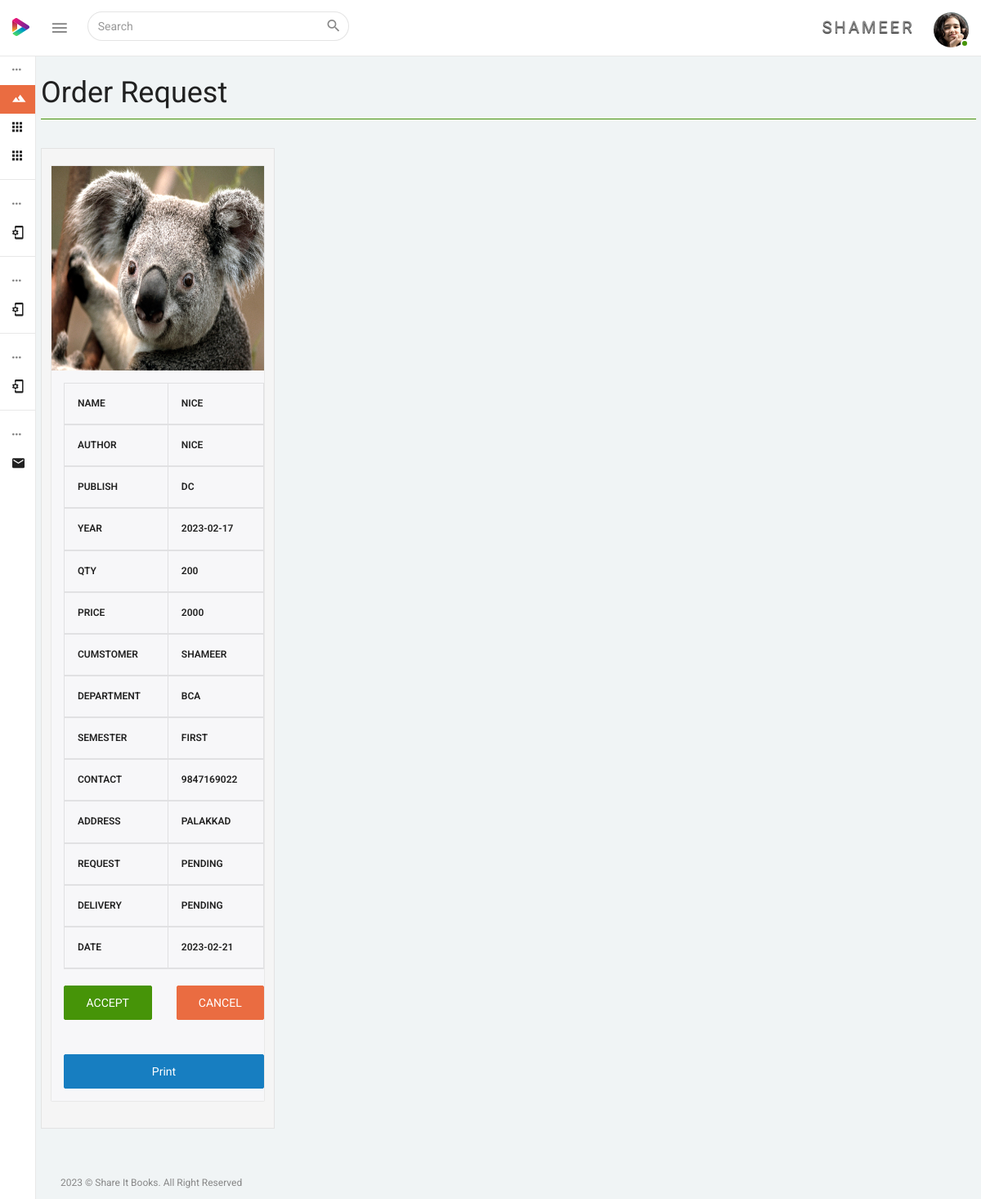
/user/order_books.php (signed in), run on the app's committed database.
### tables this page shows
CREATE TABLE IF NOT EXISTS `users` (
  `id` bigint(21) NOT NULL AUTO_INCREMENT,
  `user_id` varchar(255) DEFAULT NULL,
  `user_type` varchar(255) NOT NULL,
  `fname` varchar(255) DEFAULT NULL,
  `lname` varchar(255) DEFAULT NULL,
  `phone` varchar(15) DEFAULT NULL,
  `semail` text,
  `password` text,
  `status` tinyint(1) DEFAULT '1',
  `photo` text,
  `addrs` text NOT NULL,
  `age` varchar(200) NOT NULL,
  `sex` varchar(200) NOT NULL,
  `dprtmnt` varchar(200) NOT NULL,
  `semester` varchar(200) NOT NULL,
  PRIMARY KEY (`id`)
);

CREATE TABLE IF NOT EXISTS `booking_books` (
  `prbk_id` int(11) NOT NULL AUTO_INCREMENT,
  `ULog_Id` varchar(200) NOT NULL,
  `SLog_Id` varchar(200) NOT NULL,
  `sname` varchar(200) NOT NULL,
  `sdprmnt` varchar(200) NOT NULL,
  `ssemester` varchar(200) NOT NULL,
  `scntno` varchar(200) NOT NULL,
  `saddrs` text NOT NULL,
  `semail` varchar(200) NOT NULL,
  `cname` varchar(200) NOT NULL,
  `cphone` varchar(200) NOT NULL,
  `caddrs` text NOT NULL,
  `csex` varchar(200) NOT NULL,
  `cdprmnt` varchar(200) NOT NULL,
  `csemester` varchar(200) NOT NULL,
  `product_name` varchar(200) NOT NULL,
  `qty` double NOT NULL,
  `price` double NOT NULL,
  `photo_1` text NOT NULL,
  `sstatus` varchar(200) NOT NULL,
  `dstats` varchar(200) NOT NULL,
  `date` date NOT NULL,
  `porder` varchar(200) NOT NULL,
  `pblsh` varchar(200) NOT NULL,
  `pyr` varchar(200) NOT NULL,
  `product_sub` varchar(200) NOT NULL,
  PRIMARY KEY (`prbk_id`)
);

### user/order_books.php (the view, shortened to what this page needs)
<?php
	include('../connect/db.php');
?>
<!DOCTYPE html>
<html lang="en">
<head>
	<?php include("include\css.php");?>
</head>
<body>
    <div class="wrapper theme-1-active pimary-color-red">
			<?php include("include\menu.php");?>
			<?php include("include\leftmenu.php");?>
		<div class="page-wrapper">
            <div class="container-fluid pt-25">
				<div class="row">
				<h2>Order Request</h2>
					<hr>
       			<?php
                        $result = $db->prepare("select * from booking_books where SLog_Id='$user_id' and sstatus='Pending'");
                        $result->execute();
                        for($i=0; $rows = $result->fetch(); $i++)
                        {
						?>
                    <div class="col-lg-3 col-md-4 col-sm-4 col-xs-6 well">
						<div class="panel panel-default card-view pa-0">
							<div class="panel-wrapper collapse in">
								<div class="panel-body pa-0">
									<article class="col-item">
										<div class="photo">
											<a href="javascript:void(0);"> <img src="../photos/<?php echo $rows['photo_1'] ?>" class="img-responsive" style="width:400px; height:250px;" /> </a>
										</div>
										<div class="info">
											<table class="table table-bordered">
                                            	<thead>
                                                	<tr>
                                                    	<th>
                                                        	NAME
                                                        </th>
                                                        <th>
                                                        	<?php echo $rows['product_name'];?>
                                                        </th>
                                                    </tr>
                                                    <tr>
                                                    	<th>
                                                        	AUTHOR
                                                        </th>
                                                        <th>
                                                        	<?php echo $rows['product_sub'];?>
                                                        </th>
                                                    </tr>
                                                    <tr>
                                                    	<th>
                                                        	PUBLISH
                                                        </th>
                                                        <th>
                                                        	<?php echo $rows['pblsh'];?>
                                                        </th>
                                                    </tr>
                                                    <tr>
                                                    	<th>
                                                        	YEAR
                                                        </th>
                                                        <th>
                                                        	<?php echo $rows['pyr'];?>
                                                        </th>
                                                    </tr>
                                                    <tr>
                                                    	<th>
                                                        	QTY
                                                        </th>
                                                        <th>
                                                        	<?php echo $rows['qty'];?>
                                                        </th>
                                                    </tr>
                                                     <tr>
                                                    	<th>
                                                        	PRICE
                                                        </th>
                                                        <th>
                                                        	<?php echo $rows['price'];?>
                                                        </th>
                                                    </tr>
                                                     <tr>
                                                    	<th>
                                                        	CUMSTOMER
                                                        </th>
                                                        <th>
                                                        	<?php echo $rows['cname'];?>
                                                        </th>
                                                    </tr>
                                                    <tr>
                                                    	<th>
                                                        	DEPARTMENT
                                                        </th>
                                                        <th>
                                                        	<?php echo $rows['cdprmnt'];?>
                                                        </th>
                                                    </tr>
                                                    <tr>
                                                    	<th>
                                                        	SEMESTER
                                                        </th>
                                                        <th>
                                                        	<?php echo $rows['csemester'];?>
                                                        </th>
                                                    </tr>
                                                     <tr>
                                                    	<th>
                                                        	CONTACT
                                                        </th>
                                                        <th>
                                                        	<?php echo $rows['cphone'];?>
                                                        </th>
                                                    </tr>
                                                     <tr>
                                                    	<th>
                                                        	ADDRESS
                                                        </th>
                                                        <th>
                                                        	<?php echo $rows['caddrs'];?>
                                                        </th>
                                                    </tr>
                                                      <tr>
                                                    	<th>
                                                        	REQUEST
                                                        </th>
                                                        <th>
                                                        	<?php echo $rows['sstatus'];?>
                                                        </th>
                                                    </tr>
                                                      <tr>
                                                    	<th>
                                                        	DELIVERY
                                                        </th>
                                                        <th>
                                                        	<?php echo $rows['dstats'];?>
                                                        </th>
                                                    </tr>
                                                      <tr>
                                                    	<th>
                                                        	DATE
                                                        </th>
                                                        <th>
                                                        	<?php echo $rows['date'];?>
                                                        </th>
                                                    </tr>
                                                </thead>
                                            </table>
                                            <div class="row">
                                            	<div class="col-lg-6">
                                                	<a href="actions/request_prdct_accept.php?prbk_id=<?php echo $rows['prbk_id'];?>" class="btn btn-block btn-success">ACCEPT</a>
                                                </div>
                                                <div class="col-lg-6">
												<a href="actions/request_prdct_cancel.php?prbk_id=<?php echo $rows['prbk_id'];?>" class="btn btn-block btn-danger">CANCEL</a>
                                                </div>
                                            </div>
											<br><br>
											<input type="submit" class="btn btn-block btn-primary" value="Print" onclick="window.print();">
										</div>
									</article>
								</div>
							</div>
						</div>
					</div>
						<?php }?>
				</div>
			</div>
			<footer class="footer container-fluid pl-30 pr-30">
				<div class="row">
					<div class="col-sm-12">
						<p>2023 &copy; Share It Books. All Right Reserved</p>
					</div>
				</div>
			</footer>
		</div>
    </div>
</body>
</html>

### user/include/menu.php (shortened to what this page needs)
<?php
	$user_id=$_SESSION['SESS_CUSTOMER_ID'];
	$qry_user = $db->prepare("SELECT * FROM users WHERE user_id = '$user_id'");
	$qry_user->execute();
	$rows_user = $qry_user->fetch();
	$fname = $rows_user['fname'];
	$photo = $rows_user['photo'];
	?>
<nav class="navbar navbar-inverse navbar-fixed-top">
    <div class="mobile-only-brand pull-left">
        <div class="nav-header pull-left">
            <div class="logo-wrap">
                <a href="index.php">
                    <img class="brand-img" src="../admin/dist/img/logo.png" alt="brand"/>
                </a>
            </div>
        </div>
        <a id="toggle_nav_btn" class="toggle-left-nav-btn inline-block ml-20 pull-left" href="javascript:void(0);"><i class="zmdi zmdi-menu"></i></a>
        <form id="search_form" role="search" class="top-nav-search collapse pull-left">
            <div class="input-group">
                <input type="text" name="example-input1-group2" class="form-control" placeholder="Search">
                <span class="input-group-btn">
                <button type="button" class="btn  btn-default"  data-target="#search_form" data-toggle="collapse" aria-label="Close" aria-expanded="true"><i class="zmdi zmdi-search"></i></button>
                </span>
            </div>
        </form>
    </div>
    <div id="mobile_only_nav" class="mobile-only-nav pull-right">
      <ul class="nav navbar-right top-nav pull-right">
            <li class="dropdown auth-drp">
                <a href="#" class="dropdown-toggle pr-0" data-toggle="dropdown">
                <spam style="padding-right:20px; font-size:20px; text-shadow:0px 1px 1px black; letter-spacing:3px;"><?php echo $fname;?></spam> <img src="../photos/<?php echo $photo;?>" alt="user_auth" class="user-auth-img img-circle"/>
                <span class="user-online-status"></span></a>
            </li>
      </ul>
    </div>
</nav>

### data on the page
users: fname "SHAMEER", photo (picture)
booking_books: photo_1 (picture), product_name "NICE", product_sub "NICE", pblsh "DC", pyr "2023-02-17", qty "200", price "2000", cname "SHAMEER", cdprmnt "BCA", csemester "FIRST", cphone "9847169022", caddrs "PALAKKAD", sstatus "PENDING", dstats "PENDING", date "2023-02-21"
